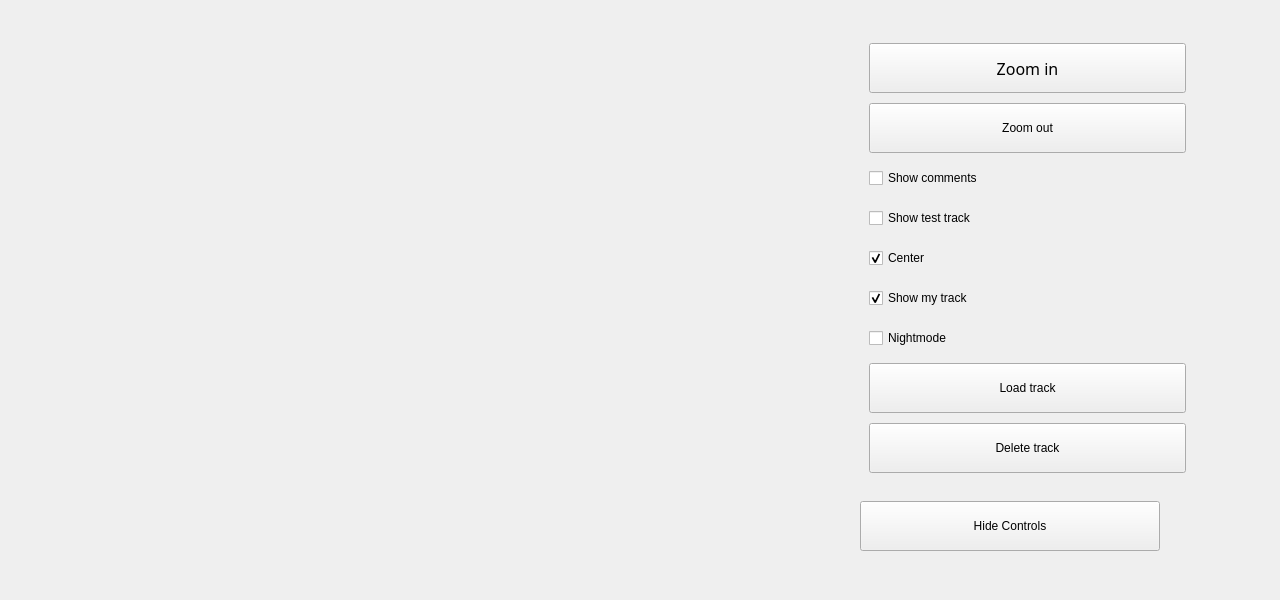
   <widget class="QWidget" name="map" native="true">
    <property name="geometry">
     <rect>
      <x>0</x>
      <y>0</y>
      <width>1280</width>
      <height>600</height>
     </rect>
    </property>
    <widget class="MapWidget" name="mapWidget" native="true">
     <property name="geometry">
      <rect>
       <x>0</x>
       <y>0</y>
       <width>1280</width>
       <height>600</height>
      </rect>
     </property>
     <widget class="QWidget" name="controls" native="true">
      <property name="geometry">
       <rect>
        <x>860</x>
        <y>30</y>
        <width>351</width>
        <height>521</height>
       </rect>
      </property>
      <layout class="QVBoxLayout" name="verticalLayout_4">
       <item>
        <widget class="QWidget" name="mapControls" native="true">
         <property name="styleSheet">
          <string notr="true"/>
         </property>
         <layout class="QVBoxLayout" name="verticalLayout_3">
          <property name="rightMargin">
           <number>25</number>
          </property>
          <item>
           <widget class="QPushButton" name="pushButton_zoomIn">
            <property name="sizePolicy">
             <sizepolicy hsizetype="Preferred" vsizetype="Preferred">
              <horstretch>0</horstretch>
              <verstretch>0</verstretch>
             </sizepolicy>
            </property>
            <property name="minimumSize">
             <size>
              <width>165</width>
              <height>25</height>
             </size>
            </property>
            <property name="maximumSize">
             <size>
              <width>10000</width>
              <height>50</height>
             </size>
            </property>
            <property name="font">
             <font>
              <family>Latha</family>
              <pointsize>12</pointsize>
              <weight>50</weight>
              <italic>false</italic>
              <bold>false</bold>
             </font>
            </property>
            <property name="styleSheet">
             <string notr="true"/>
            </property>
            <property name="text">
             <string>Zoom in</string>
            </property>
           </widget>
          </item>
          <item>
           <widget class="QPushButton" name="pushButton_zoomOut">
            <property name="sizePolicy">
             <sizepolicy hsizetype="Minimum" vsizetype="Preferred">
              <horstretch>0</horstretch>
              <verstretch>0</verstretch>
             </sizepolicy>
            </property>
            <property name="minimumSize">
             <size>
              <width>165</width>
              <height>25</height>
             </size>
            </property>
            <property name="maximumSize">
             <size>
              <width>1000</width>
              <height>50</height>
             </size>
            </property>
            <property name="styleSheet">
             <string notr="true"/>
            </property>
            <property name="text">
             <string>Zoom out</string>
            </property>
           </widget>
          </item>
          <item>
           <widget class="QCheckBox" name="checkBox_showComments">
            <property name="sizePolicy">
             <sizepolicy hsizetype="Preferred" vsizetype="Preferred">
              <horstretch>0</horstretch>
              <verstretch>0</verstretch>
             </sizepolicy>
            </property>
            <property name="minimumSize">
             <size>
              <width>165</width>
              <height>15</height>
             </size>
            </property>
            <property name="maximumSize">
             <size>
              <width>165</width>
              <height>30</height>
             </size>
            </property>
            <property name="text">
             <string>Show comments</string>
            </property>
           </widget>
          </item>
          <item>
           <widget class="QCheckBox" name="checkBox_showTestTrack">
            <property name="sizePolicy">
             <sizepolicy hsizetype="Preferred" vsizetype="Preferred">
              <horstretch>0</horstretch>
              <verstretch>0</verstretch>
             </sizepolicy>
            </property>
            <property name="minimumSize">
             <size>
              <width>165</width>
              <height>15</height>
             </size>
            </property>
            <property name="maximumSize">
             <size>
              <width>165</width>
              <height>30</height>
             </size>
            </property>
            <property name="text">
             <string>Show test track</string>
            </property>
           </widget>
          </item>
          <item>
           <widget class="QCheckBox" name="checkBox_autoFollow">
            <property name="sizePolicy">
             <sizepolicy hsizetype="Preferred" vsizetype="Preferred">
              <horstretch>0</horstretch>
              <verstretch>0</verstretch>
             </sizepolicy>
            </property>
            <property name="minimumSize">
             <size>
              <width>165</width>
              <height>15</height>
             </size>
            </property>
            <property name="maximumSize">
             <size>
              <width>165</width>
              <height>30</height>
             </size>
            </property>
            <property name="styleSheet">
             <string notr="true"/>
            </property>
            <property name="text">
             <string>Center</string>
            </property>
            <property name="checked">
             <bool>true</bool>
            </property>
           </widget>
          </item>
          <item>
           <widget class="QCheckBox" name="checkBox_showMyTrack">
            <property name="sizePolicy">
             <sizepolicy hsizetype="Preferred" vsizetype="Preferred">
              <horstretch>0</horstretch>
              <verstretch>0</verstretch>
             </sizepolicy>
            </property>
            <property name="minimumSize">
             <size>
              <width>165</width>
              <height>15</height>
             </size>
            </property>
            <property name="maximumSize">
             <size>
              <width>165</width>
              <height>30</height>
             </size>
            </property>
            <property name="text">
             <string>Show my track</string>
            </property>
            <property name="checked">
             <bool>true</bool>
            </property>
           </widget>
          </item>
          <item>
           <widget class="QCheckBox" name="checkBox_nightMode">
            <property name="sizePolicy">
             <sizepolicy hsizetype="Preferred" vsizetype="Preferred">
              <horstretch>0</horstretch>
              <verstretch>0</verstretch>
             </sizepolicy>
            </property>
            <property name="minimumSize">
             <size>
              <width>165</width>
              <height>15</height>
             </size>
            </property>
            <property name="maximumSize">
             <size>
              <width>165</width>
              <height>30</height>
             </size>
            </property>
            <property name="styleSheet">
             <string notr="true"/>
            </property>
            <property name="text">
             <string>Nightmode</string>
            </property>
           </widget>
          </item>
          <item>
           <widget class="QPushButton" name="pushButton_loadTrack">
            <property name="sizePolicy">
             <sizepolicy hsizetype="Preferred" vsizetype="Preferred">
              <horstretch>0</horstretch>
              <verstretch>0</verstretch>
             </sizepolicy>
            </property>
            <property name="minimumSize">
             <size>
              <width>165</width>
              <height>25</height>
             </size>
            </property>
            <property name="maximumSize">
             <size>
              <width>500</width>
              <height>50</height>
             </size>
            </property>
            <property name="text">
             <string>Load track</string>
            </property>
           </widget>
          </item>
          <item>
           <widget class="QPushButton" name="pushButton_deleteTrack">
            <property name="maximumSize">
             <size>
              <width>500</width>
              <height>50</height>
             </size>
            </property>
            <property name="text">
             <string>Delete track</string>
            </property>
           </widget>
          </item>
         </layout>
         <zorder>pushButton_zoomIn</zorder>
         <zorder>pushButton_zoomOut</zorder>
         <zorder>checkBox_showComments</zorder>
         <zorder>checkBox_showTestTrack</zorder>
         <zorder>checkBox_autoFollow</zorder>
         <zorder>checkBox_nightMode</zorder>
         <zorder>pushButton_loadTrack</zorder>
         <zorder>pushButton_deleteTrack</zorder>
         <zorder>checkBox_showMyTrack</zorder>
        </widget>
       </item>
       <item>
        <widget class="QPushButton" name="mapContHide">
         <property name="maximumSize">
          <size>
           <width>300</width>
           <height>50</height>
          </size>
         </property>
         <property name="layoutDirection">
          <enum>Qt::LeftToRight</enum>
         </property>
         <property name="text">
          <string>Hide Controls</string>
         </property>
        </widget>
       </item>
      </layout>
     </widget>
    </widget>
   </widget>
